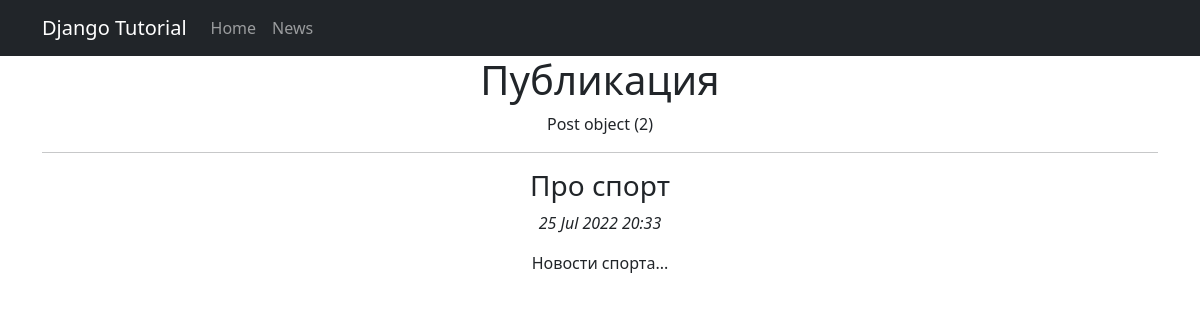
The page /news/2 on the database its author committed.
### news/models.py (models this page shows, shortened)
class Post(models.Model):
    author = models.ForeignKey(Author, on_delete=models.CASCADE)
    NEWS = 'NW'
    ARTICLE = 'AR'
    POSITIONS = (
        (NEWS, 'Новость'),
        (ARTICLE, 'Статья'),
    )
    category_type = models.CharField(max_length=2, choices=POSITIONS, default=ARTICLE)
    created_date = models.DateTimeField(auto_now_add=True)
    post_category = models.ManyToManyField(Category, through='PostCategory')
    title = models.CharField(max_length=128)
    text = models.TextField()
    post_rate = models.IntegerField(default=0)

### news/views.py (the view)
# urls.py: path('<int:pk>', PostDetail.as_view()),
class PostDetail(DetailView):
    model = Post
    template_name = 'post.html'
    context_object_name = 'post'

### news/templatetags/custom_filters.py (called while the page is built)
@register.filter(name='censor')
def censor(value):
    text = value.split()
    for word in text:
        if word.lower() in CENSORED:
            value = value.replace(word[1:], "*" * len(word))
    return value

### templates/post.html (shortened to what this page needs)
{% extends 'flatpages/default.html' %}
{% load custom_filters %}
{% block content %}
<h1>Публикация</h1>
{{ post }}
    <hr>
    {% if post %}
        <table>
            <tr>
                <tr><h3>
                    {{ post.title }}
                </h3></tr>
                <tr><p><i>
                    {{ post.created_date|date:'d M Y H:i' }}
                </i></p></tr>
            </tr>
        </table>
    {% else %}
        <h2>Новостей и публикаций нет!</h2>
    {% endif %}
{% endblock content %}

### rows shown on the page
Post: id "Post object (2)", title "Про спорт", created_date "25 Jul 2022 20:33"
